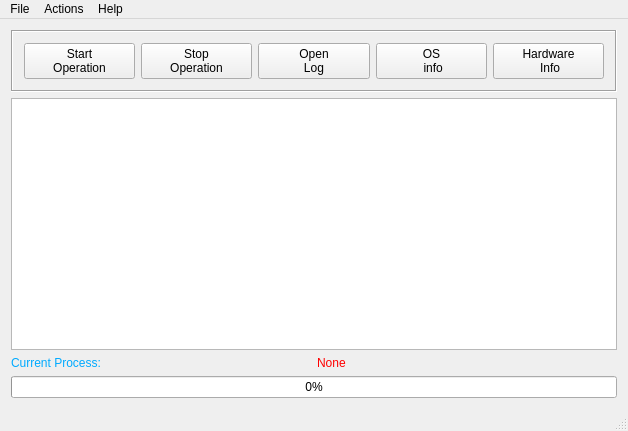
<?xml version="1.0" encoding="UTF-8"?>
<ui version="4.0">
 <class>MainWindow</class>
 <widget class="QMainWindow" name="MainWindow">
  <property name="geometry">
   <rect>
    <x>0</x>
    <y>0</y>
    <width>628</width>
    <height>431</height>
   </rect>
  </property>
  <property name="windowTitle">
   <string>Linux Kernel Optimizer</string>
  </property>
  <property name="windowIcon">
   <iconset resource="icons/rec.qrc">
    <normaloff>:/icon.ico</normaloff>:/icon.ico</iconset>
  </property>
  <widget class="QWidget" name="centralWidget">
   <layout class="QVBoxLayout" name="verticalLayout_3">
    <item>
     <layout class="QVBoxLayout" name="verticalLayout_2">
      <item>
       <widget class="QFrame" name="frame">
        <property name="frameShape">
         <enum>QFrame::Box</enum>
        </property>
        <property name="frameShadow">
         <enum>QFrame::Sunken</enum>
        </property>
        <layout class="QVBoxLayout" name="verticalLayout">
         <item>
          <layout class="QHBoxLayout" name="horizontalLayout">
           <item>
            <widget class="QPushButton" name="pushButton">
             <property name="text">
              <string>Start
Operation</string>
             </property>
             <property name="icon">
              <iconset resource="icons/rec.qrc">
               <normaloff>:/start.ico</normaloff>:/start.ico</iconset>
             </property>
             <property name="iconSize">
              <size>
               <width>32</width>
               <height>32</height>
              </size>
             </property>
            </widget>
           </item>
           <item>
            <widget class="QPushButton" name="pushButton_2">
             <property name="enabled">
              <bool>true</bool>
             </property>
             <property name="text">
              <string>Stop
Operation</string>
             </property>
             <property name="icon">
              <iconset resource="icons/rec.qrc">
               <normaloff>:/stop.ico</normaloff>:/stop.ico</iconset>
             </property>
             <property name="iconSize">
              <size>
               <width>32</width>
               <height>32</height>
              </size>
             </property>
            </widget>
           </item>
           <item>
            <widget class="QPushButton" name="pushButton_3">
             <property name="text">
              <string>Open
Log</string>
             </property>
             <property name="icon">
              <iconset resource="icons/rec.qrc">
               <normaloff>:/log.ico</normaloff>:/log.ico</iconset>
             </property>
             <property name="iconSize">
              <size>
               <width>32</width>
               <height>32</height>
              </size>
             </property>
            </widget>
           </item>
           <item>
            <widget class="QPushButton" name="pushButton_4">
             <property name="text">
              <string>OS
 info</string>
             </property>
             <property name="icon">
              <iconset resource="icons/rec.qrc">
               <normaloff>:/info.ico</normaloff>:/info.ico</iconset>
             </property>
             <property name="iconSize">
              <size>
               <width>32</width>
               <height>32</height>
              </size>
             </property>
            </widget>
           </item>
           <item>
            <widget class="QPushButton" name="pushButton_5">
             <property name="text">
              <string>Hardware
 Info</string>
             </property>
             <property name="icon">
              <iconset resource="icons/rec.qrc">
               <normaloff>:/hdinfo.ico</normaloff>:/hdinfo.ico</iconset>
             </property>
             <property name="iconSize">
              <size>
               <width>32</width>
               <height>32</height>
              </size>
             </property>
            </widget>
           </item>
          </layout>
         </item>
        </layout>
       </widget>
      </item>
      <item>
       <layout class="QHBoxLayout" name="horizontalLayout_2"/>
      </item>
      <item>
       <widget class="QTextEdit" name="textEdit"/>
      </item>
      <item>
       <layout class="QHBoxLayout" name="horizontalLayout_3">
        <item>
         <widget class="QLabel" name="label_currentP">
          <property name="styleSheet">
           <string notr="true">color: rgb(0, 170, 255);
font: 75 14pt &quot;Times New Roman&quot;;</string>
          </property>
          <property name="text">
           <string>Current Process: </string>
          </property>
         </widget>
        </item>
        <item>
         <widget class="QLabel" name="label_status">
          <property name="styleSheet">
           <string notr="true">color: rgb(255, 0, 0);
font: 75 14pt &quot;Times New Roman&quot;;</string>
          </property>
          <property name="text">
           <string>None</string>
          </property>
         </widget>
        </item>
       </layout>
      </item>
      <item>
       <widget class="QProgressBar" name="progressBar">
        <property name="value">
         <number>0</number>
        </property>
       </widget>
      </item>
     </layout>
    </item>
   </layout>
  </widget>
  <widget class="QMenuBar" name="menuBar">
   <property name="geometry">
    <rect>
     <x>0</x>
     <y>0</y>
     <width>628</width>
     <height>20</height>
    </rect>
   </property>
   <widget class="QMenu" name="menuFile">
    <property name="title">
     <string>File</string>
    </property>
    <addaction name="separator"/>
    <addaction name="actionOpen_log"/>
    <addaction name="actionPC_info"/>
    <addaction name="actionOS_info"/>
    <addaction name="actionExit"/>
   </widget>
   <widget class="QMenu" name="menuActions">
    <property name="title">
     <string>Actions</string>
    </property>
    <addaction name="actionStart_Operation"/>
    <addaction name="actionStop_running_job"/>
   </widget>
   <widget class="QMenu" name="menuHelp">
    <property name="title">
     <string>Help</string>
    </property>
    <addaction name="actionContent"/>
    <addaction name="actionTecnical_Help"/>
    <addaction name="actionReport_Bug"/>
    <addaction name="actionAbout"/>
   </widget>
   <addaction name="menuFile"/>
   <addaction name="menuActions"/>
   <addaction name="menuHelp"/>
  </widget>
  <widget class="QStatusBar" name="statusBar"/>
  <action name="actionPC_info">
   <property name="text">
    <string>PC info</string>
   </property>
  </action>
  <action name="actionSave_PC_info">
   <property name="text">
    <string>Save PC info</string>
   </property>
  </action>
  <action name="actionOpen_log">
   <property name="text">
    <string>Open log</string>
   </property>
  </action>
  <action name="actionStart_Operation">
   <property name="text">
    <string>Start Operation</string>
   </property>
  </action>
  <action name="actionStop_running_job">
   <property name="text">
    <string>Stop running job</string>
   </property>
  </action>
  <action name="actionContent">
   <property name="text">
    <string>Contents</string>
   </property>
  </action>
  <action name="actionTecnical_Help">
   <property name="text">
    <string>Online Help</string>
   </property>
  </action>
  <action name="actionReport_Bug">
   <property name="text">
    <string>Report Bug</string>
   </property>
  </action>
  <action name="actionAbout">
   <property name="text">
    <string>About</string>
   </property>
  </action>
  <action name="actionOS_info">
   <property name="text">
    <string>OS info</string>
   </property>
  </action>
  <action name="actionExit">
   <property name="text">
    <string>Exit</string>
   </property>
  </action>
 </widget>
 <layoutdefault spacing="6" margin="11"/>
 <resources>
  <include location="icons/rec.qrc"/>
 </resources>
 <connections/>
</ui>
